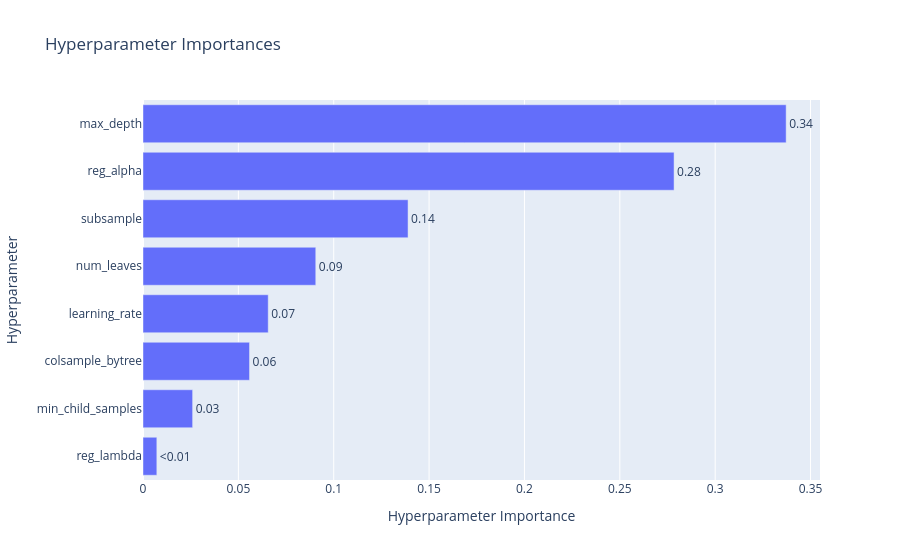

The cell this chart's notebook holds for it:
### Code cell
plot_param_importances(study)

### Figure 1 — Plotly figure (JSON) as saved in the notebook; plotly's stock layout.template omitted (floating-point values rounded to 4 significant figures)
{"data": [{"cliponaxis": false, "hovertemplate": ["reg_lambda (FloatDistribution): 0.007256716677928722<extra></extra>", "min_child_samples (IntDistribution): 0.026022589508009675<extra></extra>", "colsample_bytree (FloatDistribution): 0.05585592784384344<extra></extra>", "learning_rate (FloatDistribution): 0.06565415135366899<extra></extra>", "num_leaves (IntDistribution): 0.09058369086138462<extra></extra>", "subsample (FloatDistribution): 0.13896848532933573<extra></extra>", "reg_alpha (FloatDistribution): 0.27844740594198125<extra></extra>", "max_depth (IntDistribution): 0.3372110324838473<extra></extra>"], "name": "Objective Value", "orientation": "h", "text": ["<0.01", "0.03", "0.06", "0.07", "0.09", "0.14", "0.28", "0.34"], "textposition": "outside", "type": "bar", "x": [0.007257, 0.02602, 0.05586, 0.06565, 0.09058, 0.139, 0.2784, 0.3372], "y": ["reg_lambda", "min_child_samples", "colsample_bytree", "learning_rate", "num_leaves", "subsample", "reg_alpha", "max_depth"]}], "layout": {"title": {"text": "Hyperparameter Importances"}, "xaxis": {"title": {"text": "Hyperparameter Importance"}}, "yaxis": {"title": {"text": "Hyperparameter"}}}}
